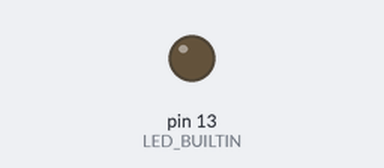
A sketch run on a simulated Arduino Uno, built with avr-gcc and run on an emulated ATmega328P. Shown: output pins drawn as LEDs (lit = HIGH).

Above: at 1.5 s.
At 4.5 s:
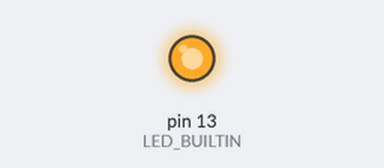
Timing chart, 0 to 7.8 s (numbered marks = the images above):
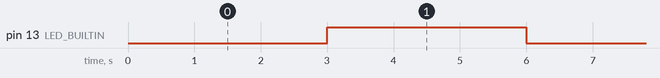

The sketch:

no_delay.ino
```cpp
int ledState = LOW;
long previousMillis = 0;

long interval = 3000;

void setup() {
  pinMode(LED_BUILTIN, OUTPUT);
}

void loop() {
  unsigned long currentMillis = millis();
  if (currentMillis - previousMillis > interval) {
    previousMillis = currentMillis;
    ledState = (ledState == LOW ? HIGH : LOW);
    digitalWrite(LED_BUILTIN, ledState);
  }
}
```

Measured:
- by itself, pin 13 (LED_BUILTIN): alternates HIGH for 3.0 s and LOW for 3.0 s
